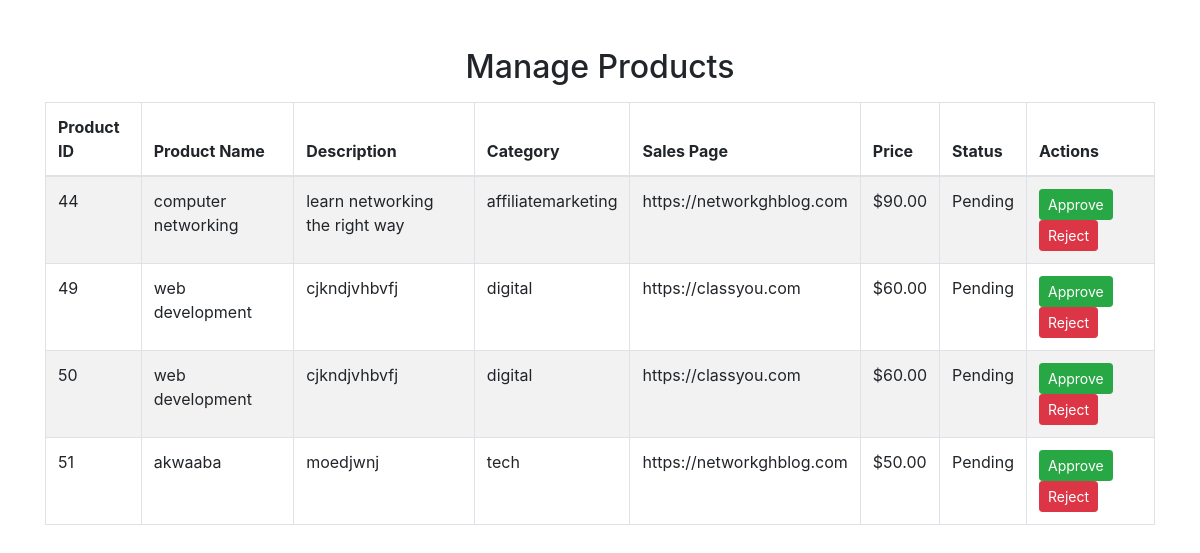
Page /Adminpanel/manage_product.php on the committed database.
### tables this page shows
CREATE TABLE `products` (
  `product_id` int(11) NOT NULL,
  `product_image` varchar(255) NOT NULL,
  `product_name` varchar(100) NOT NULL,
  `product_description` text NOT NULL,
  `product_category` varchar(50) NOT NULL,
  `product_type` varchar(50) NOT NULL,
  `price` decimal(10,2) NOT NULL,
  `commission` decimal(5,2) NOT NULL,
  `currency` varchar(10) NOT NULL,
  `sale_page_url` varchar(255) NOT NULL,
  `resources_page_url` varchar(255) DEFAULT NULL,
  `thank_you_page_url` varchar(255) NOT NULL,
  `status` varchar(20) NOT NULL DEFAULT 'pending',
  `vendor_id` int(11) DEFAULT NULL,
  `vendor_username` varchar(255) DEFAULT NULL,
  `is_in_contest` tinyint(1) DEFAULT 0
);

### Adminpanel/manage_product.php (the view, shortened to what this page needs)
<?php
$servername = "localhost";
$username = "root";
$password = "";
$dbname = "registration";
$conn = new mysqli($servername, $username, $password, $dbname, );
$sql = "SELECT * FROM products WHERE status='pending'";
$result = $conn->query($sql);
?>
<!DOCTYPE html>
<html lang="en">
<head>
    <link href="https://stackpath.bootstrapcdn.com/bootstrap/4.5.2/css/bootstrap.min.css" rel="stylesheet">
</head>
<body>
<div class="container mt-5">
    <h2 class="text-center">Manage Products</h2>
    <table class="table table-bordered table-striped mt-3">
        <thead>
            <tr>
                <th>Product ID</th>
                <th>Product Name</th>
                <th>Description</th>
                <th>Category</th>
                <th>Sales Page</th>
                <th>Price</th>
                <th>Status</th>
                <th>Actions</th>
            </tr>
        </thead>
        <tbody>
            <?php if ($result->num_rows > 0): ?>
                <?php while($row = $result->fetch_assoc()): ?>
                    <tr>
                        <td><?php echo $row['product_id']; ?></td>
                        <td><?php echo $row['product_name']; ?></td>
                        <td><?php echo $row['product_description']; ?></td>
                        <td><?php echo $row['product_category']; ?></td>
                        <td><?php echo $row['sale_page_url']; ?></td>
                        <td>$<?php echo $row['price']; ?></td>
                        <td><?php echo ucfirst($row['status']); ?></td>
                            <td>
                            <a href="manage_product.php?action=approve&product_id=<?php echo $row['product_id']; ?>" class="btn btn-success btn-sm">Approve</a>
                            <a href="manage_product.php?action=reject&product_id=<?php echo $row['product_id']; ?>" class="btn btn-danger btn-sm">Reject</a>
                        </td>
                    </tr>
                <?php endwhile; ?>
            <?php else: ?>
                <tr>
                    <td colspan="10" class="text-center">No pending products found.</td>
                </tr>
            <?php endif; ?>
        </tbody>
    </table>
</div>
</body>
</html>

### rows in the picture
products: product_id "44", product_name "computer networking", product_description "learn networking the right way", product_category "affiliatemarketing", sale_page_url "https://networkghblog.com", price "90.00", status "Pending"
products: product_id "49", product_name "web development", product_description "cjkndjvhbvfj", product_category "digital", sale_page_url "https://classyou.com", price "60.00", status "Pending"
products: product_id "50", product_name "web development", product_description "cjkndjvhbvfj", product_category "digital", sale_page_url "https://classyou.com", price "60.00", status "Pending"
products: product_id "51", product_name "akwaaba", product_description "moedjwnj", product_category "tech", sale_page_url "https://networkghblog.com", price "50.00", status "Pending"
